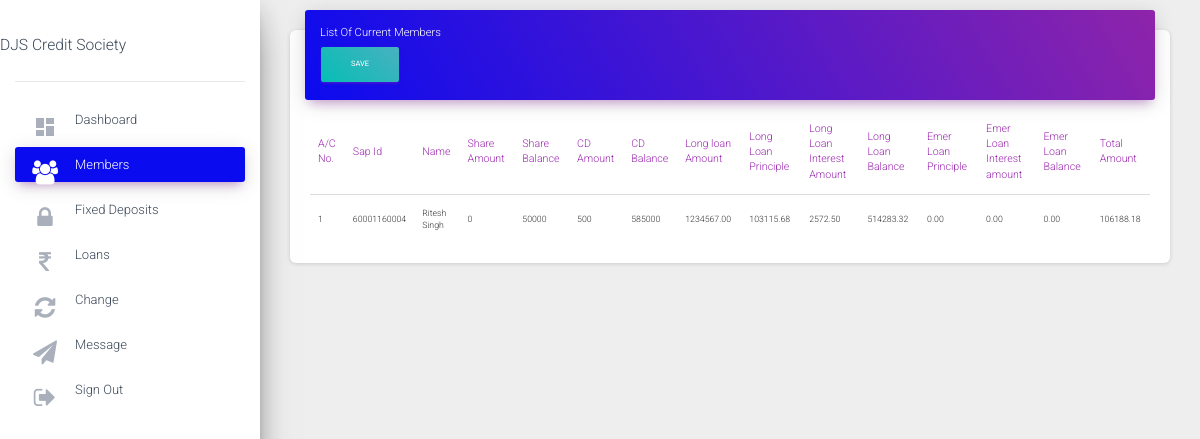
The page /csadmin/members (signed in) on the database as committed earlier.
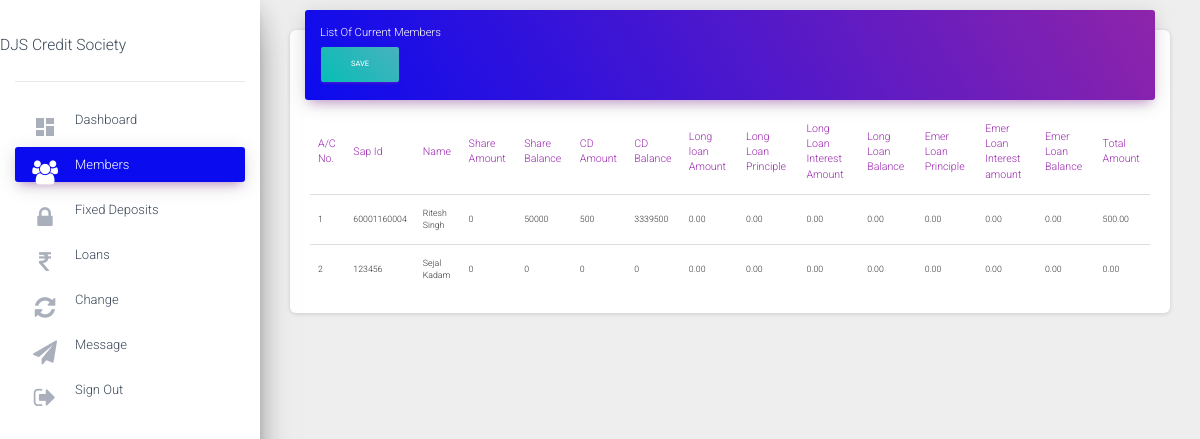
The same page on the database as committed later.
### status/models.py (models this page shows, shortened)
class Account(models.Model):
    accountnumber=models.IntegerField(null=False,unique=True)
    username=models.ForeignKey(User,on_delete=models.CASCADE,null=True,unique=True)
    name=models.CharField(max_length=50,null=False)
    sapid=models.IntegerField(null=False,unique=True)
    dateofjoining=models.DateField(null=False)
    sharevalue=models.IntegerField(default=0,null=False)
    totalinvestment=models.IntegerField(default=0,null=False)
    shareamount=models.IntegerField(default=0,null=False)
    sharebalance=models.IntegerField(default=0)
    cdamount=models.IntegerField(default=0)
    cdbalance=models.IntegerField(default=0)
    totalamount=models.DecimalField(default=0,max_digits=10,decimal_places=2)
    Noofshares=models.IntegerField(null=True)
    islongloantaken=models.BooleanField(default=False)
    isloanemertaken=models.BooleanField(default=False)
    longloanamount=models.DecimalField(blank=True,null=True,default=0,max_digits=10,decimal_places=2)
    longloanprinciple=models.DecimalField(blank=True,null=True,default=0,max_digits=10,decimal_places=2)
    longloanperiod=models.IntegerField(blank=True,null=True,default=0)
    longloaninterestamount=models.DecimalField(blank=True,null=True,default=0,max_digits=10,decimal_places=2)
    longloanbalance=models.DecimalField(blank=True,null=True,default=0,max_digits=10,decimal_places=2)
    longloanemi=models.DecimalField(blank=True,null=True,default=0,max_digits=10,decimal_places=2)
    emerloanamount=models.DecimalField(blank=True,null=True,default=0,max_digits=10,decimal_places=2)
    emerloanprinciple=models.DecimalField(blank=True,null=True,default=0,max_digits=10,decimal_places=2)
    emerloanperiod=models.IntegerField(blank=True,null=True,default=0)
    emerloaninterestamount=models.DecimalField(blank=True,null=True,default=0,max_digits=10,decimal_places=2)
    emerloanbalance=models.DecimalField(blank=True,null=True,default=0,max_digits=10,decimal_places=2)
    emerloanemi=models.DecimalField(blank=True,null=True,default=0,max_digits=10,decimal_places=2)
    fdcapital=models.IntegerField(default=0,null=True)
    fdmaturitydate=models.DateField(null=True)
    teachingstaff=models.BooleanField(default=False)
    nonteachingstaff=models.BooleanField(default=False)

### csadmin/views.py (the view)
# urls.py: path('members', views.members,name="members"),
@login_required
def members(request):
    Members=Account.objects.all()
    Interests=interests.objects.all().last()
    context={
        'Members':Members,
        'Interests':Interests,
        'member':"active"
    }
    return render (request,'members.html',context=context)

### csadmin/templates/members.html (shortened to what this page needs)
{%extends 'base.html'%}
{%block content%}
<main role="main" class="col-md-6 col-lg-12">
  <div class="content">
    <div class="container-fluid">
      <div class="row">
        <div class="col-md-12">
          <div class="card">
            <div class="card-header card-header-primary">
              <h4 class="card-title ">List Of Current Members</h4>
              <a href="{% url 'csadmin:GeneratePdf'%}" class="btn btn-primary" style="background: linear-gradient(45deg, #06beb6, #48b1bf);" target="_blank ">Save</a>
            </div>
            <div class="card-body">
              <div class="table-responsive">
                <table class="table">
                  <thead class=" text-primary">
                    <th>A/C No.</th>
                    <th>Sap Id</th>
                    <th>Name</th>
                    <th>Share Amount</th>
                    <th>Share Balance</th>
                    <th>CD Amount</th>
                    <th>CD Balance</th>
                    <th>Long loan Amount</th>
                    <th>Long Loan Principle</th>
                    <th>Long Loan Interest Amount</th>
                    <th>Long Loan Balance</th>
                    <th>Emer Loan Principle</th>
                    <th>Emer Loan Interest amount</th>
                    <th>Emer Loan Balance</th>
                    <th>Total Amount</th>
                  </thead>
                  <tbody>
                    {%for i in Members%}
                    <tr>
                      <td>{{i.accountnumber}}</td>
                      <td>{{i.sapid}}</td>
                      <td>{{i.name}}</td>
                      <td>{{i.shareamount}}</td>
                      <td>{{i.sharebalance}}</td>
                      <td>{{i.cdamount}}</td>
                      <td>{{i.cdbalance}}</td>
                      <td>{{i.longloanamount}}</td>
                      <td>{{i.longloanprinciple}}</td>
                      <td>{{i.longloaninterestamount}}</td>
                      <td>{{i.longloanbalance}}</td>
                      <td>{{i.emerloanprinciple}}</td>
                      <td>{{i.emerloaninterestamount}}</td>
                      <td>{{i.emerloanbalance}}</td>
                      <td>{{i.totalamount}}</td>
                    </tr>
                    {%endfor%}
                  </tbody>
                </table>
              </div>
            </div>
          </div>
        </div>
  </div>
  </div>
  <br>
  <br>
</main>
{%endblock%}

### csadmin/templates/base.html (shortened to what this page needs)
{% load static%}
<!doctype html>
<html lang="en">
<head>
  <link rel="stylesheet" href="https://maxcdn.bootstrapcdn.com/font-awesome/latest/css/font-awesome.min.css">
  <link rel="stylesheet" href="https://cdn.jsdelivr.net/npm/bootstrap-select@1.13.10/dist/css/bootstrap-select.min.css">
  <link rel="stylesheet" href="https://stackpath.bootstrapcdn.com/bootstrap/4.1.3/css/bootstrap.min.css">
  <link href="netdna.bootstrapcdn.com/bootstrap/3.2.0/css/bootstrap.min.css" rel="stylesheet">
  <link rel="stylesheet" href="//cdnjs.cloudflare.com/ajax/libs/bootstrap-select/1.6.3/css/bootstrap-select.min.css" />
  <link href="{% static 'status/css/dashboard.css'%}" rel="stylesheet">
  <link href="{% static 'status/css/pop.css'%}" rel="stylesheet">
</head>
<body class="">
    <div class="wrapper ">
      <div class="sidebar" data-color="purple" data-background-color="white" data-image="">
        <div class="logo">
          <h3>DJS Credit Society</h3>
        </div>
        <div class="sidebar-wrapper">
          <ul class="nav">
            <li class="nav-item  {{dashb}}">
              <a class="nav-link" href="{%url 'csadmin:index'%}">
                <i class="material-icons">dashboard</i>
                Dashboard
              </a>
            </li>
            <li class="nav-item  {{member}} ">
              <a class="nav-link" href="{%url 'csadmin:members' %}">
                <i class="fa fa-group"></i>
                 Members
              </a>
            </li>
            <li class="nav-item  {{Bank}}">
              <a class="nav-link " href="{%url 'csadmin:fixeddeposits' %}">
                <i class="fa fa-lock"></i>
                Fixed Deposits
              </a>
            </li>
            <li class="nav-item {{loan}}">
              <a class="nav-link" href="{%url 'csadmin:loansadmin' %}">
                <i class="fa fa-rupee"></i>
                Loans
              </a>
            </li>
            <li class="nav-item {{money}} ">
              <a class="nav-link" href="{%url 'csadmin:change'%}">
                <i class="fa fa-refresh"></i>
                Change
              </a>
            </li>
            <li class="nav-item {{message}} ">
              <a class="nav-link" href="{%url 'csadmin:message'%}">
                <i class="fa fa-paper-plane"></i>
                Message
              </a>
            </li>
            <li class="nav-item ">
              <a class="nav-link" href="{%url 'logout' %}">
                <i class="fa fa-sign-out" aria-hidden="true"></i>
                Sign Out
              </a>
            </li>
          </ul>
        </div>
      </div>
      <div class="main-panel">
        <nav class="navbar navbar-expand-lg navbar-transparent navbar-absolute fixed-top ">
          <div class="container-fluid">
          </div>
        </nav>
        {%block content%}{%endblock%}
      </div>
    </div>
  </body>
  </html>

Rows that differ between the two databases and show on the page:
changed Account "Ritesh Singh": cdbalance "585000" → "3339500"; longloanamount "1234567.00" → "0.00"; longloanprinciple "103115.68" → "0.00"; longloaninterestamount "2572.50" → "0.00"; longloanbalance "514283.32" → "0.00"; totalamount "106188.18" → "500.00"
added Account: accountnumber "2", sapid "123456", name "Sejal Kadam", shareamount "0", sharebalance "0", cdamount "0", cdbalance "0", longloanamount "0.00", longloanprinciple "0.00", longloaninterestamount "0.00", longloanbalance "0.00", emerloanprinciple "0.00", emerloaninterestamount "0.00", emerloanbalance "0.00", totalamount "0.00"
